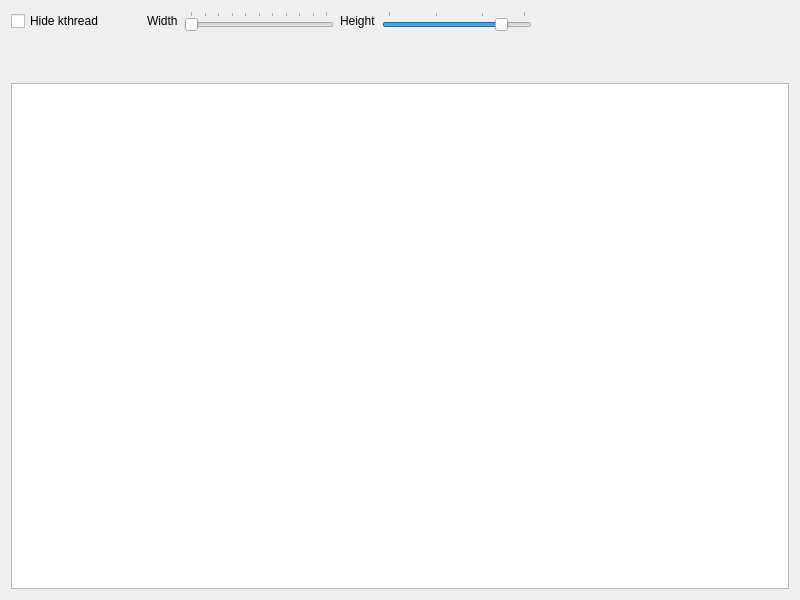
<?xml version="1.0" encoding="UTF-8"?>
<ui version="4.0">
 <class>TimeLineWidget</class>
 <widget class="QWidget" name="TimeLineWidget">
  <property name="geometry">
   <rect>
    <x>0</x>
    <y>0</y>
    <width>800</width>
    <height>600</height>
   </rect>
  </property>
  <property name="windowTitle">
   <string>Form</string>
  </property>
  <layout class="QVBoxLayout" name="verticalLayout">
   <item>
    <layout class="QHBoxLayout" name="horizontalLayout">
     <item>
      <widget class="QCheckBox" name="cbHideKthread">
       <property name="minimumSize">
        <size>
         <width>130</width>
         <height>0</height>
        </size>
       </property>
       <property name="maximumSize">
        <size>
         <width>900</width>
         <height>16777215</height>
        </size>
       </property>
       <property name="text">
        <string>Hide kthread</string>
       </property>
      </widget>
     </item>
     <item>
      <widget class="QLabel" name="label">
       <property name="text">
        <string>Width</string>
       </property>
      </widget>
     </item>
     <item>
      <widget class="QSlider" name="sliderWidth">
       <property name="minimumSize">
        <size>
         <width>150</width>
         <height>0</height>
        </size>
       </property>
       <property name="maximumSize">
        <size>
         <width>150</width>
         <height>16777215</height>
        </size>
       </property>
       <property name="minimum">
        <number>1</number>
       </property>
       <property name="maximum">
        <number>1000</number>
       </property>
       <property name="pageStep">
        <number>100</number>
       </property>
       <property name="value">
        <number>1</number>
       </property>
       <property name="orientation">
        <enum>Qt::Horizontal</enum>
       </property>
       <property name="tickPosition">
        <enum>QSlider::TicksAbove</enum>
       </property>
      </widget>
     </item>
     <item>
      <widget class="QLabel" name="label_2">
       <property name="text">
        <string>Height</string>
       </property>
      </widget>
     </item>
     <item>
      <widget class="QSlider" name="sliderHeight">
       <property name="minimumSize">
        <size>
         <width>150</width>
         <height>0</height>
        </size>
       </property>
       <property name="maximumSize">
        <size>
         <width>150</width>
         <height>16777215</height>
        </size>
       </property>
       <property name="minimum">
        <number>1</number>
       </property>
       <property name="maximum">
        <number>30</number>
       </property>
       <property name="value">
        <number>25</number>
       </property>
       <property name="orientation">
        <enum>Qt::Horizontal</enum>
       </property>
       <property name="tickPosition">
        <enum>QSlider::TicksAbove</enum>
       </property>
      </widget>
     </item>
     <item>
      <spacer name="horizontalSpacer">
       <property name="orientation">
        <enum>Qt::Horizontal</enum>
       </property>
       <property name="sizeHint" stdset="0">
        <size>
         <width>40</width>
         <height>20</height>
        </size>
       </property>
      </spacer>
     </item>
    </layout>
   </item>
   <item>
    <layout class="QVBoxLayout" name="verticalLayout_2">
     <property name="leftMargin">
      <number>0</number>
     </property>
     <property name="rightMargin">
      <number>0</number>
     </property>
     <item>
      <widget class="TimeLineRuler" name="widgetRuler" native="true">
       <property name="minimumSize">
        <size>
         <width>0</width>
         <height>40</height>
        </size>
       </property>
       <property name="maximumSize">
        <size>
         <width>16777215</width>
         <height>40</height>
        </size>
       </property>
      </widget>
     </item>
     <item>
      <widget class="QGraphicsView" name="gvTimeline"/>
     </item>
    </layout>
   </item>
  </layout>
 </widget>
 <customwidgets>
  <customwidget>
   <class>TimeLineRuler</class>
   <extends>QWidget</extends>
   <header>timelineruler.h</header>
   <container>1</container>
  </customwidget>
 </customwidgets>
 <resources/>
 <connections/>
</ui>
